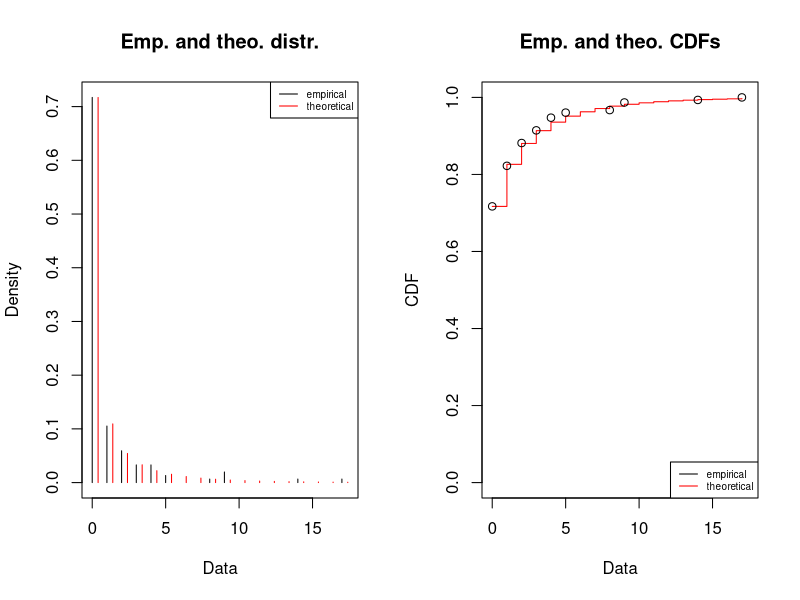
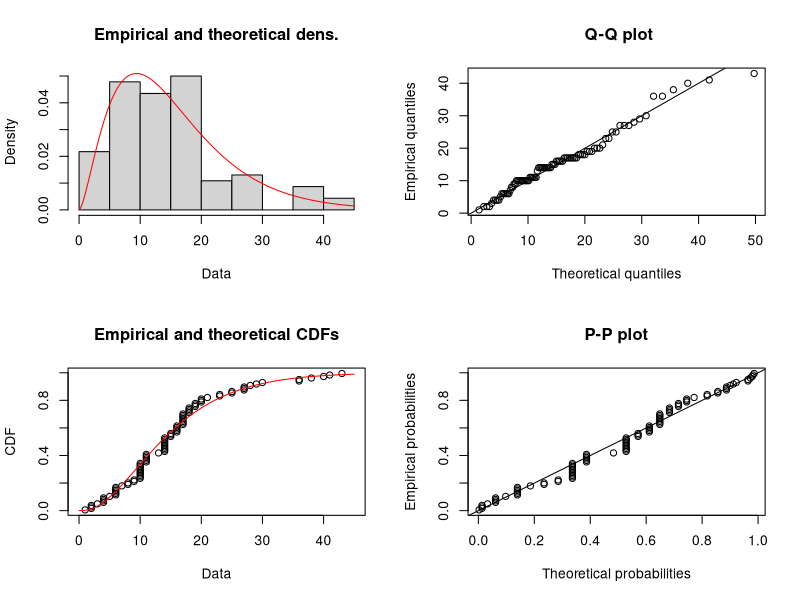
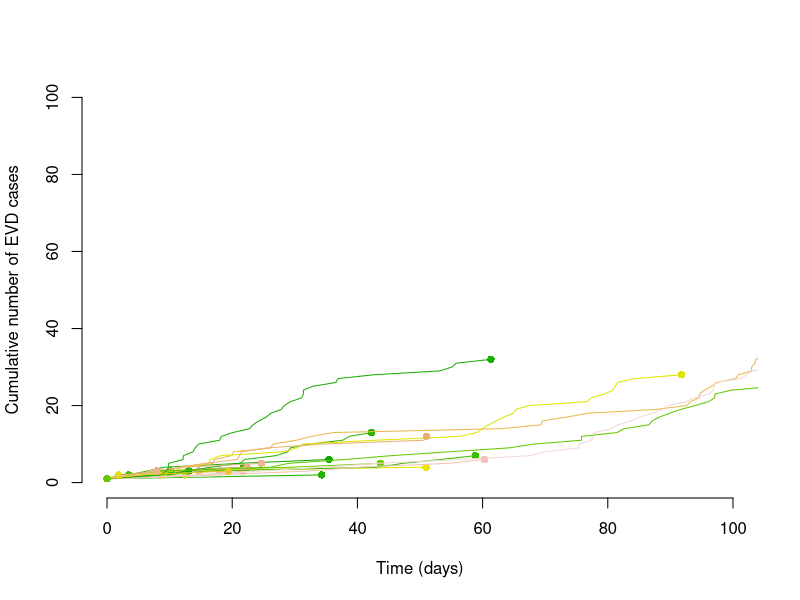

Write the R code that produced these figures, in order.
###########################################################################
#                                                                         #
#   EBOLA SUPERSPREADING                                                  #
#                                                                         #
#   REFERENCE: ALTHAUS CL. LANCET INFECT DIS. 2015;15(5):507-8.           #
#   DOI: 10.1016/S1473-3099(15)70135-0                                    #
#                                                                         #
#   Copyright (C) 2015 by Christian L. Althaus                            #
#   (christian.althaus@alumni.ethz.ch)                                    #
#                                                                         #
#   This program is free software; you can redistribute it and/or modify  #
#   it under the terms of the GNU General Public License as published by  #
#   the Free Software Foundation; either version 2 of the License, or     #
#   (at your option) any later version.                                   #
#                                                                         #
#   This program is distributed in the hope that it will be useful,       #
#   but WITHOUT ANY WARRANTY; without even the implied warranty of        #
#   MERCHANTABILITY or FITNESS FOR A PARTICULAR PURPOSE.  See the         #
#   GNU General Public License for more details.                          #
#                                                                         #
#   You should have received a copy of the GNU General Public License     #
#   along with this program; if not, write to the                         #
#   Free Software Foundation, Inc.,                                       #
#   59 Temple Place - Suite 330, Boston, MA  02111-1307, USA.             #
#                                                                         #
###########################################################################

# Necessary libraries
library(fitdistrplus)

# Number of individuals in the trees
n <- 152
# Number of secondary cases for all individuals
c1 <- c(1,2,2,5,14,1,4,4,1,3,3,8,2,1,1,4,9,9,1,1,17,
        2,1,1,1,4,3,3,4,2,5,1,2,2,1,9,1,3,1,2,1,1,2)
c0 <- c(c1,rep(0,n-length(c1)))
# Fitting a negative binomial distribution to the number of secondary cases
fit.cases <- fitdist(c0,"nbinom")
summary(fit.cases)
plot(fit.cases)

# Range of reported serial intervals
days <- 0:43
# Observed intervals for each day
frequency <- c(0,1,3,1,4,1,6,1,2,2,11,6,0,1,10,3,5,8,4,3,3,1,
               0,2,0,2,0,3,1,1,1,0,0,0,0,0,2,0,1,0,1,1,0,1)
d <- rep(days,frequency)
# Fitting a gamma distribution to the serial interval
fit.serial <- fitdist(d,"gamma")
summary(fit.serial)
plot(fit.serial)

# Set seed for random number generator
set.seed(645)
# Number of simulation runs
runs <- 1e2
# Number of initial cases
seed <- 1
# Initialize plot
plot(NA,xlim=c(0,100),ylim=c(0,100),xlab="Time (days)",
     ylab="Cumulative number of EVD cases",frame=FALSE)
# Set color scheme for different trajectories
cols <- sample(terrain.colors(runs))
# Simulate outbreak trajectories
for(i in 1:runs) {
    cases <- seed
	t <- rep(0,seed)
	times <- t
	while(cases > 0) {
		secondary <- rnbinom(cases,size=fit.cases$estimate[1],mu=fit.cases$estimate[2])
        t.new <- numeric()
		for(j in 1:length(secondary)) {
			t.new <- c(t.new,t[j] + rgamma(secondary[j],shape=fit.serial$estimate[1],
                       rate=fit.serial$estimate[2]))
		}
		cases <- length(t.new)
		t <- t.new
		times <- c(times,t.new)
	}
	lines(sort(times),1:length(times),col=cols[i],lwd=1)
	points(max(times),length(times),col=cols[i],pch=16)
}
